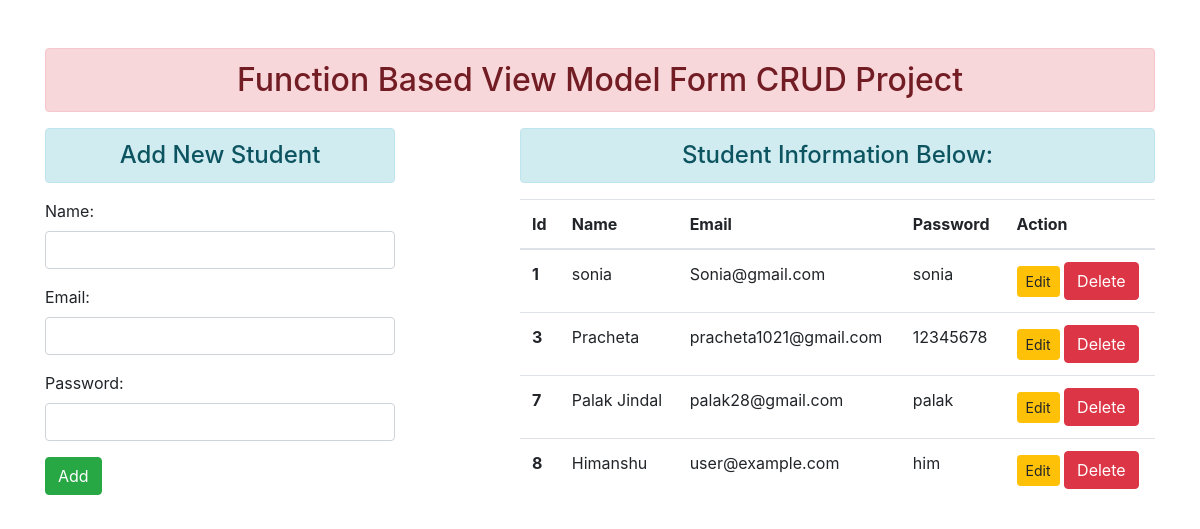
The page / on the database its author committed.
### enroll/models.py (models this page shows)
class User(models.Model):
    name=models.CharField(max_length=70)
    email=models.EmailField(max_length=70)
    password=models.CharField(max_length=70)

### enroll/views.py (the view)
# urls.py: path('',views.add_show,name="addandshow"),
def add_show(request):
    if request.method=='POST':
        fm=StudentRegisteration(request.POST)
        if fm.is_valid():
           nm= fm.cleaned_data['name']
           em= fm.cleaned_data['email']
           pw= fm.cleaned_data['password']
           reg=User(name=nm,email=em,password=pw)
           reg.save()
           fm=StudentRegisteration()
    else:
        fm=StudentRegisteration()
    stud=User.objects.all()
    return render(request,'enroll/show.html',{'form':fm,'stu':stud})

### enroll/forms.py
class StudentRegisteration(forms.ModelForm):
    class Meta:
        model=User
        fields=['name','email','password']
        widgets={
            'name':forms.TextInput(attrs={'class':'form-control'}),
            'email':forms.EmailInput(attrs={'class':'form-control'}),
            'password':forms.PasswordInput(render_value=True,attrs={'class':'form-control'}),
        }

### enroll/templates/enroll/show.html (shortened to what this page needs)
{% extends "enroll/base.html" %}
{% block content %}
<div class="row">
    <div class="col-sm-4">
        <h4 class="text-center alert alert-info">Add New Student</h4>
        <form action="" method="POST">
            {{form.as_p}}
            <input type="submit" value="Add" class="btn btn-success">
        </form>
    </div>
    <div class="col-sm-7 offset-1">
        <h4 class="text-center alert alert-info">Student Information Below:</h4>
        {% if stu %}
          <table class="table table-hover">
            <thead>
              <tr>
                <th scope="col">Id</th>
                <th scope="col">Name</th>
                <th scope="col">Email</th>
                <th scope="col">Password</th>
                <th scope="col">Action</th>
              </tr>
            </thead>
            <tbody>
                {% for st in stu %}
              <tr>
                <th scope="row">{{st.id}}</th>
                <td>{{st.name}}</td>
                <td>{{st.email}}</td>
                <td>{{st.password}}</td>
              <td><a href="{% url 'updatedata' st.id %}" class="btn btn-warning btn-sm">Edit</a>
              <form action="{% url 'deletedata' st.id %}" method="post" class="d-inline"> {% csrf_token%}
                <input type="submit" value="Delete" class="btn btn-danger">
              </form>
            </td>
              </tr>
                {% endfor %}
            </tbody>
            </table>
        {% else %}
        <h4 class="text-center alert alert-warning">No Records</h4>
        {% endif %}
    </div>
</div>
{% endblock content %}

### enroll/templates/enroll/base.html (shortened to what this page needs)
<!DOCTYPE html>
{% load static %}
<html lang="en">
<head>
    <link rel="stylesheet" href="{% static 'enroll/css/bootstrap.css' %}">
</head>
<body>
    <div class="container mt-5">
        <h2 class="text-center alert alert-danger">Function Based View Model Form CRUD Project</h2>
        {% block content %}{% endblock content %}
    </div>
</body>
</html>

### rows shown on the page
User: id "1", name "sonia", email "Sonia@gmail.com", password "sonia"
User: id "3", name "Pracheta", email "pracheta1021@gmail.com", password "12345678"
User: id "7", name "Palak Jindal", email "palak28@gmail.com", password "palak"
User: id "8", name "Himanshu", email "user@example.com", password "him"
